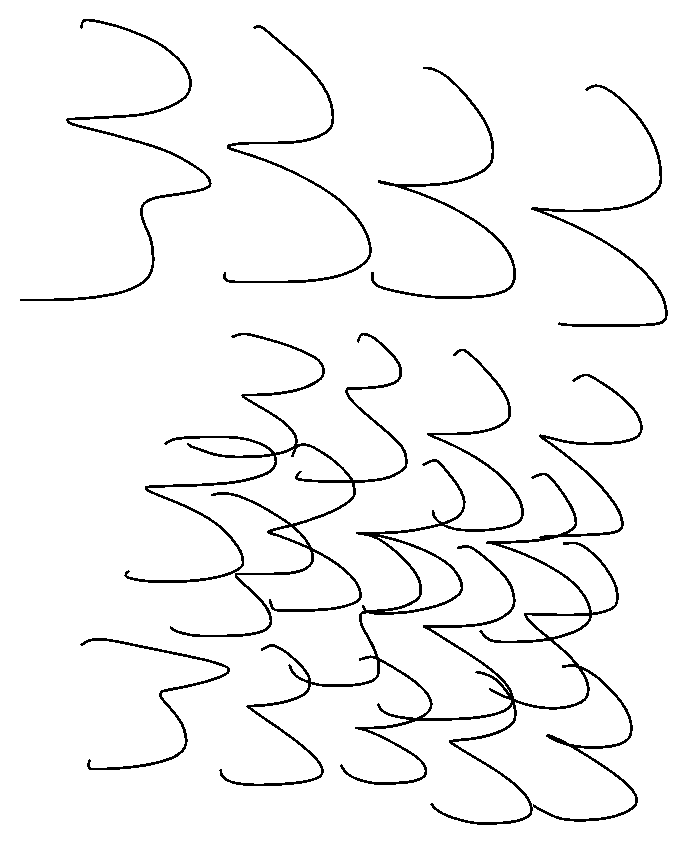
#> input picture data/raw/three/patient_001.png, 686 x 843 px
$ python -i preprocess_three.py   (imports and definitions only)
#> lines starting #> are read from the running program, lines starting #| are printed output that depends on the picture; after the words box and inside, x2 and y2 are one past the last pixel; in counts of white or black regions, pixels touching at a corner belong together
#> `picture = cv2.imread('../data/raw/three/patient_001.png', cv2.IMREAD_G..`: picture: shape (843, 686); 95.8% white; black in thin lines or dots
"""
帕金森氏症手寫數據預處理工具包
包含最新的去噪、增強、骨架化和數據增強技術
"""

import cv2
import numpy as np
from scipy import ndimage
from skimage import morphology, filters, exposure
from skimage.morphology import skeletonize
import matplotlib.pyplot as plt
from typing import Tuple, List
import albumentations as A


class PDHandwritingPreprocessor:
    """PD手寫數據預處理器"""

    def __init__(self, target_size: Tuple[int, int] = (224, 224)):
        """
        初始化預處理器

        Args:
            target_size: 目標圖像尺寸 (height, width)
        """
        self.target_size = target_size

    # [6 lines left out: function load_image, not called in this run]

    def non_local_means_denoise(self, img: np.ndarray,
                                h: int = 10,
                                template_window: int = 7,
                                search_window: int = 21) -> np.ndarray:
        """
        非局部均值去噪 (最新技術)
        比高斯濾波更能保留筆劃細節

        Args:
            img: 輸入圖像
            h: 濾波強度 (越大去噪越強，但可能過度平滑)
            template_window: 模板窗口大小
            search_window: 搜索窗口大小
        """
        return cv2.fastNlMeansDenoising(img, None, h, template_window, search_window)

    # [40 lines left out: functions gaussian_denoise, bilateral_denoise, multi_scale_denoise, not called in this run]

    def clahe_enhance(self, img: np.ndarray, clip_limit: float = 2.0,
                     tile_grid_size: Tuple[int, int] = (8, 8)) -> np.ndarray:
        """
        CLAHE對比度增強

        Args:
            img: 輸入圖像
            clip_limit: 對比度限制閾值
            tile_grid_size: 網格大小
        """
#> called with clip_limit = 2, tile_grid_size = (8, 8)
        clahe = cv2.createCLAHE(clipLimit=clip_limit, tileGridSize=tile_grid_size)
        return clahe.apply(img)

    # [5 lines left out: function adaptive_histogram_equalization, not called in this run]

    def morphological_enhancement(self, img: np.ndarray, kernel_size: int = 3) -> np.ndarray:
        """
        形態學增強 (2024最新方法)
        使用多尺度形態學操作增強筆劃
        """
#> called with kernel_size = 3
        kernel = cv2.getStructuringElement(cv2.MORPH_ELLIPSE, (kernel_size, kernel_size))

        # 閉運算：連接斷裂的筆劃
        closing = cv2.morphologyEx(img, cv2.MORPH_CLOSE, kernel)

        # 開運算：去除小噪點
        opening = cv2.morphologyEx(closing, cv2.MORPH_OPEN, kernel)

        return opening

    # [19 lines left out: function skeletonize_strokes, not called in this run]

    def extract_stroke_width(self, img: np.ndarray) -> np.ndarray:
        """
        提取筆劃寬度信息 (保留粗細變化特徵)
        用於分析PD患者的筆劃不穩定性
        """
        # 距離變換
        _, binary = cv2.threshold(img, 127, 255, cv2.THRESH_BINARY_INV)
        dist_transform = cv2.distanceTransform(binary, cv2.DIST_L2, 5)

        # 歸一化到0-255
        dist_transform = cv2.normalize(dist_transform, None, 0, 255, cv2.NORM_MINMAX)
        return dist_transform.astype(np.uint8)

    def resize_with_padding(self, img: np.ndarray, maintain_aspect: bool = True) -> np.ndarray:
        """
        調整大小並保持長寬比

        Args:
            img: 輸入圖像
            maintain_aspect: 是否保持長寬比
        """
#> called with maintain_aspect = True
        if not maintain_aspect:
            return cv2.resize(img, self.target_size, interpolation=cv2.INTER_AREA)

        h, w = img.shape[:2]
#> h = 843; w = 686
        target_h, target_w = self.target_size

        # 計算縮放比例
        scale = min(target_w / w, target_h / h)
#> scale = 0.266
        new_w = int(w * scale)
#> new_w = 182
        new_h = int(h * scale)
#> new_h = 223

        # 調整大小
        resized = cv2.resize(img, (new_w, new_h), interpolation=cv2.INTER_AREA)
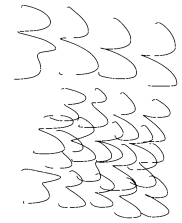
#> resized: shape (223, 182); min 3, max 255, mean 244.8

        # 添加填充
        result = np.full((target_h, target_w), 255, dtype=np.uint8)
        y_offset = (target_h - new_h) // 2
#> y_offset = 0
        x_offset = (target_w - new_w) // 2
#> x_offset = 21
        result[y_offset:y_offset+new_h, x_offset:x_offset+new_w] = resized
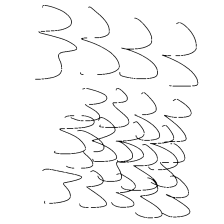
#> result: shape (224, 224); min 3, max 255, mean 246.7

        return result

    # [71 lines left out: functions get_augmentation_pipeline, apply_augmentation, not called in this run]

    def full_preprocessing_pipeline(self, img: np.ndarray,
                                   denoise_method: str = 'nlm',
                                   enhance: bool = True,
                                   skeletonize: bool = False) -> dict:
        """
        完整預處理管道

        Args:
            img: 輸入圖像
            denoise_method: 'nlm', 'gaussian', 'bilateral', 'multi_scale'
            enhance: 是否進行對比度增強
            skeletonize: 是否進行骨架化

        Returns:
            包含各階段處理結果的字典
        """
        results = {'original': img}

        # 1. 去噪
        if denoise_method == 'nlm':
            denoised = self.non_local_means_denoise(img)
        elif denoise_method == 'gaussian':
            denoised = self.gaussian_denoise(img)
        elif denoise_method == 'bilateral':
            denoised = self.bilateral_denoise(img)
        elif denoise_method == 'multi_scale':
            denoised = self.multi_scale_denoise(img)
        else:
            denoised = img
        results['denoised'] = denoised

        # 2. 對比度增強
        if enhance:
            enhanced = self.clahe_enhance(denoised)
            enhanced = self.morphological_enhancement(enhanced)
            results['enhanced'] = enhanced
        else:
            enhanced = denoised
            results['enhanced'] = enhanced

        # 3. 調整大小
        resized = self.resize_with_padding(enhanced, maintain_aspect=True)
        results['resized'] = resized

        # 4. 骨架化 (可選)
        if skeletonize:
            skeleton = self.skeletonize_strokes(resized)
            results['skeleton'] = skeleton

        # 5. 提取筆劃寬度信息
        stroke_width = self.extract_stroke_width(resized)
#> in extract_stroke_width, `_, binary = cv2.threshold(img, 127, 255, cv2.THRESH_BINARY_INV)`:
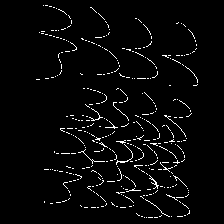
#> binary: shape (224, 224); 3.2% white in thin lines or dots, all inside (x1, y1, x2, y2) = (36, 5, 198, 218)
#> in extract_stroke_width, `dist_transform = cv2.distanceTransform(binary, cv2.DIST_L2, 5)`:
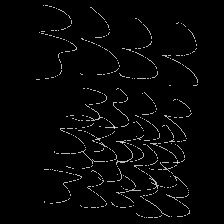
#> dist_transform: shape (224, 224) float32; min 0, max 1.4, mean 0.0316; drawn with min black and max white
        results['stroke_width'] = stroke_width

        return results

    # [72 lines left out: functions visualize_pipeline, example_usage, not called in this run]


# [11 lines not run here, left out]

>>> import cv2
>>> picture = cv2.imread('../data/raw/three/patient_001.png', cv2.IMREAD_GRAYSCALE)
>>> result = PDHandwritingPreprocessor().full_preprocessing_pipeline(picture)
#> result = 5 items

$ run again, on data/raw/three/patient_0010.png
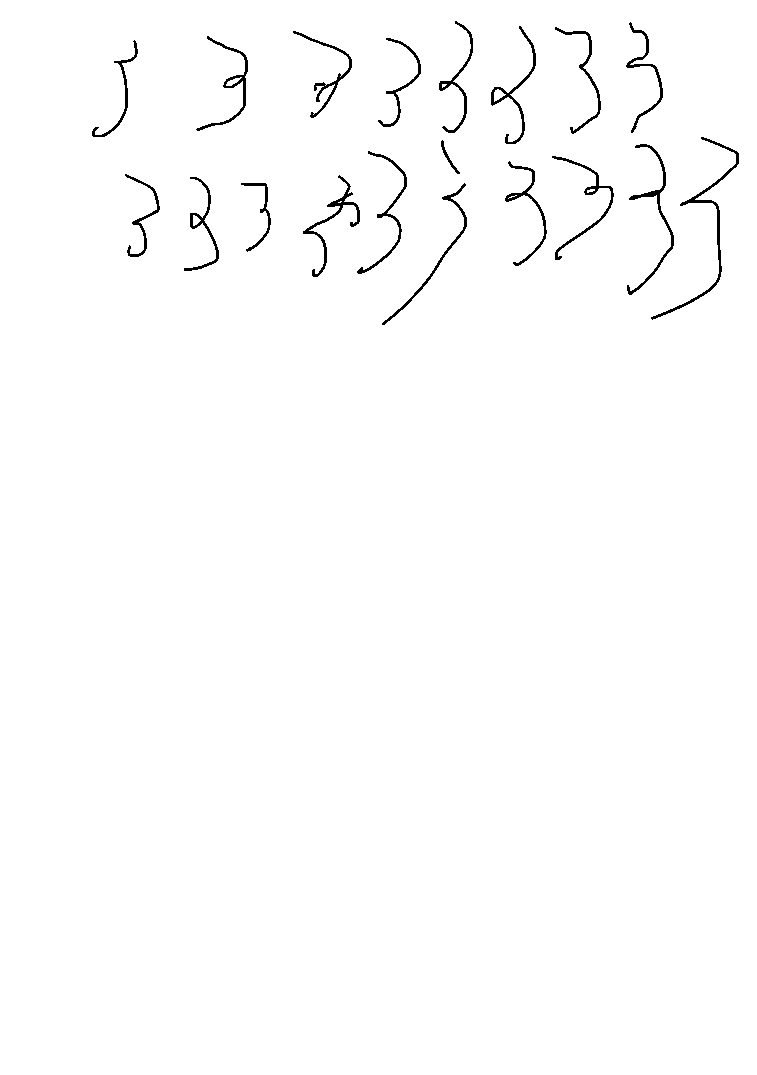
#> input picture data/raw/three/patient_0010.png, 757 x 1075 px
#> picture: shape (1075, 757); 98.9% white; black in thin lines or dots, all inside (x1, y1, x2, y2) = (92, 21, 739, 325)
#> in resize_with_padding, `result[y_offset:y_offset+new_h, x_offset:x_offset+new_w] = resized`:
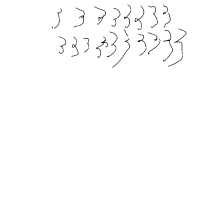
#> result: shape (224, 224); min 9, max 255, mean 253
#> in extract_stroke_width, `_, binary = cv2.threshold(img, 127, 255, cv2.THRESH_BINARY_INV)`:
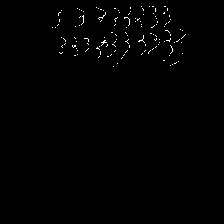
#> binary: shape (224, 224); 0.65% white in thin lines or dots, all inside (x1, y1, x2, y2) = (52, 6, 186, 67)
#> `result = PDHandwritingPreprocessor().full_preprocessing_pipeline(pictu..`: result = 5 items

$ run again, on data/raw/three/patient_00100.png
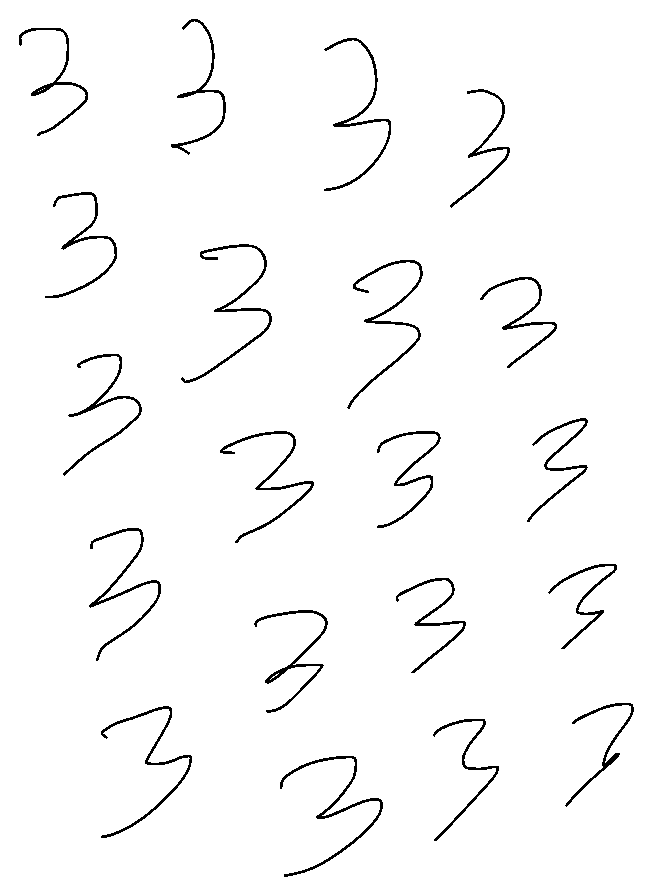
#> input picture data/raw/three/patient_00100.png, 652 x 895 px
#> picture: shape (895, 652); 97.4% white; black in thin lines or dots
#> in resize_with_padding, `result[y_offset:y_offset+new_h, x_offset:x_offset+new_w] = resized`:
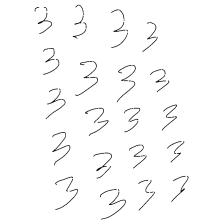
#> result: shape (224, 224); min 2, max 255, mean 250.4
#> in extract_stroke_width, `_, binary = cv2.threshold(img, 127, 255, cv2.THRESH_BINARY_INV)`:
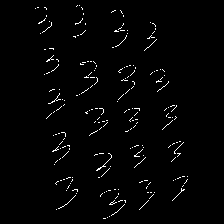
#> binary: shape (224, 224); 1.7% white in thin lines or dots, all inside (x1, y1, x2, y2) = (35, 5, 188, 219)
#> `result = PDHandwritingPreprocessor().full_preprocessing_pipeline(pictu..`: result = 5 items

$ run again, on data/raw/three/patient_00101.png
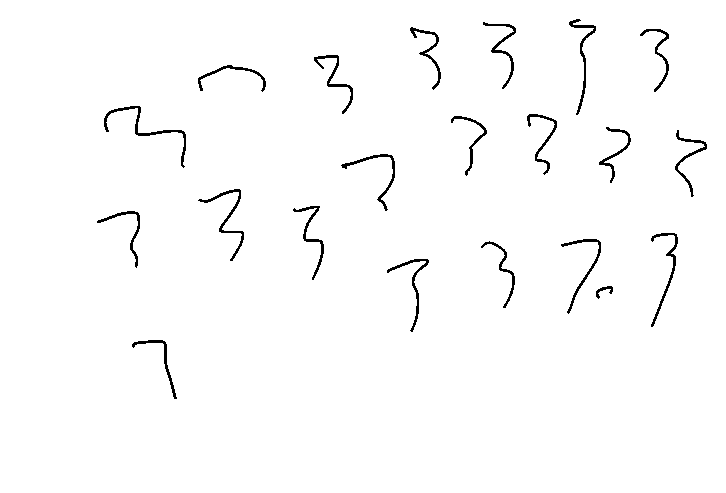
#> input picture data/raw/three/patient_00101.png, 726 x 493 px
#> picture: shape (493, 726); 98.3% white; black in thin lines or dots, all inside (x1, y1, x2, y2) = (97, 19, 707, 399)
#> in resize_with_padding, `result[y_offset:y_offset+new_h, x_offset:x_offset+new_w] = resized`:
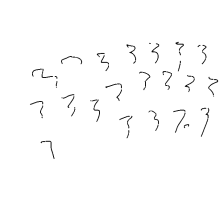
#> result: shape (224, 224); min 3, max 255, mean 252.2
#> in extract_stroke_width, `_, binary = cv2.threshold(img, 127, 255, cv2.THRESH_BINARY_INV)`:
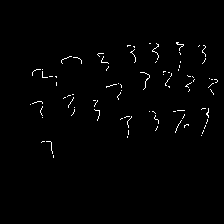
#> binary: shape (224, 224); 1.1% white in thin lines or dots, all inside (x1, y1, x2, y2) = (30, 42, 218, 158)
#> `result = PDHandwritingPreprocessor().full_preprocessing_pipeline(pictu..`: result = 5 items
